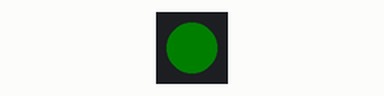
Simulated run of this sketch. Board: Arduino Uno, built with avr-gcc and run on an emulated ATmega328P. Parts: 1 RGB LEDs in strip order, left to right. Dim RGB values are drawn brighter than linear.

Above: at 0.1 s.
At 60.2 s:
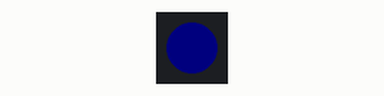
Timing chart, 0 to 61.7 s (numbered marks = the images above):
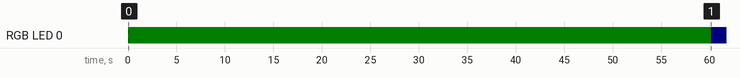

The sketch:

control_beacon.ino
```cpp
#include <Arduino.h>
#include <avr/io.h>

#include <Adafruit_NeoPixel.h>

#define RGB_PIN PB2
#define NUM_PIXELS 1

Adafruit_NeoPixel strip(NUM_PIXELS, RGB_PIN, NEO_GRB + NEO_KHZ800);


// ----------- CONFIG -----------

#define CODE_TURN_ON   0xA5
#define CODE_TURN_OFF  0x5A

#define ON_PERIOD_MIN     180    // after this, switch to OFF phase until power cycle

// ON phase behavior
#define ON_FLOOD_DURATION      60000UL        // 1 minute
#define ON_FLOOD_INTERVAL      (10UL * 60000UL)  // every 10 minutes

// OFF phase behavior
#define OFF_FLOOD_DURATION     60000UL        // 1 minute
#define OFF_FLOOD_INTERVAL     (5UL * 60000UL)   // every 5 minutes

#define FRAME_SPACING_MS  25

#define IR_TX PB1


// ----------- IR LOW-LEVEL -----------

void emit_pulse(uint16_t cycles) {
  for (uint16_t i = 0; i < cycles; i++) {
    PORTB |= (1 << IR_TX);
    delayMicroseconds(15);
    PORTB &= ~(1 << IR_TX);
    delayMicroseconds(15);
  }
}

static inline void mark_us(uint16_t us) {
  uint16_t cycles = us / 30;
  if (cycles < 1) cycles = 1;
  emit_pulse(cycles);
}

static inline void space_us(uint16_t us) {
  PORTB &= ~(1 << IR_TX);
  delayMicroseconds(us);
}


// ----------- FRAME FORMAT -----------

void send_code(uint8_t v) {

  uint8_t inv = ~v;

  // START
  mark_us(6000);
  space_us(3000);

  // First byte
  for (int8_t i = 7; i >= 0; i--) {
    if (v & (1 << i)) {
      mark_us(2000);
      space_us(2000);
    } else {
      mark_us(1000);
      space_us(3000);
    }
  }

  // Second byte (inverted)
  for (int8_t i = 7; i >= 0; i--) {
    if (inv & (1 << i)) {
      mark_us(2000);
      space_us(2000);
    } else {
      mark_us(1000);
      space_us(3000);
    }
  }

  space_us(6000);
}


// ----------- MAIN -----------

int main(void) {

  init();

  strip.begin();
  strip.setBrightness(20);   // dim (0–255)
  strip.clear();
  strip.show();


  DDRB |= (1 << IR_TX);
  PORTB &= ~(1 << IR_TX);

  bool in_on_phase = true;

  uint32_t phase_start = millis();
  uint32_t last_flood_start = 0;

  while (1) {

    uint32_t now = millis();

    // ---------- Determine current phase ----------
    if (in_on_phase && now - phase_start >= ON_PERIOD_MIN * 60000UL) {
      in_on_phase = false;
      phase_start = now;
      last_flood_start = 0;   // reset scheduling
    }

    // ---------- Select flood parameters ----------
    uint32_t flood_interval =
      in_on_phase ? ON_FLOOD_INTERVAL : OFF_FLOOD_INTERVAL;

    uint32_t flood_duration =
      in_on_phase ? ON_FLOOD_DURATION : OFF_FLOOD_DURATION;

    uint8_t current_code =
      in_on_phase ? CODE_TURN_ON : CODE_TURN_OFF;

    // ---------- Should we start a new flood? ----------
    if (last_flood_start == 0 ||
        now - last_flood_start >= flood_interval) {

        last_flood_start = now;
    }

    bool in_flood_window = (now - last_flood_start < flood_duration);

    // ---------- RGB STATUS INDICATOR ----------
    if (in_flood_window) {
        if (in_on_phase) {
            // Emitting TURN_ON
            strip.setPixelColor(0, strip.Color(0, 50, 0));   // dim green
        } else {
            // Emitting TURN_OFF
            strip.setPixelColor(0, strip.Color(50, 0, 0));   // dim red
        }
    } else {
        // Quiet
        strip.setPixelColor(0, strip.Color(0, 0, 50));       // dim blue
    }

    strip.show();


    // ---------- Are we inside flood window? ----------
    if (now - last_flood_start < flood_duration) {

        send_code(current_code);
        delay(FRAME_SPACING_MS);
    }
    else {
        // quiet period
        delay(200);
    }
  }

  return 0;
}
```

Measured:
- by itself, RGB LED 0: off → RGB(0, 4, 0) at 0.00 s, → RGB(0, 0, 4) 60.2 s later
